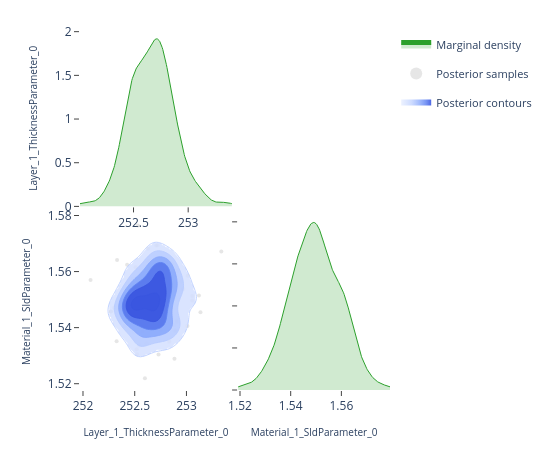

The notebook cell saved with this chart:
### Code cell
# ---- Pairwise focus: thickness vs SLD ---------------------------------------
# A 2-parameter corner plot zooms in on the joint posterior for a specific
# pair.  This is the same view the EasyReflectometryApp's "2D Heatmap"
# sub-tab uses to inspect parameter degeneracies.


params_of_interest = ['Layer_1_ThicknessParameter_0', 'Material_1_SldParameter_0']
idx = [posterior.param_names.index(p) for p in params_of_interest]
subset_draws = np.asarray(posterior.draws)[:, idx]

fig = plot_corner(subset_draws, params_of_interest)
fig.show()

### Figure 1 — Plotly figure (JSON) as saved in the notebook; plotly's stock layout.template omitted (floating-point values rounded to 4 significant figures; data arrays with more than 128 entries replaced by an {"elided": "..."} marker saying what was removed)
{"data": [{"fill": "tozeroy", "fillcolor": "rgba(44, 160, 44, 0.22)", "hoverinfo": "skip", "legendgroup": "marginal", "line": {"color": "rgb(44, 160, 44)", "width": 1}, "mode": "lines", "name": "Marginal density", "showlegend": true, "type": "scatter", "x": {"elided": "256 float values"}, "xaxis": "x", "y": {"elided": "256 float values"}, "yaxis": "y"}, {"hoverinfo": "skip", "legendgroup": "scatter", "marker": {"color": "rgba(140, 140, 140, 0.22)", "size": 4}, "mode": "markers", "name": "Posterior samples", "showlegend": true, "type": "scatter", "x": [252.5, 252.8, 252.8, 253.3, 253.0, 252.5, 252.6, 252.5, 252.8, 252.4, 252.8, 252.7, 252.4, 252.9, 252.6, 252.6, 252.4, 252.6, 252.7, 252.7, 252.8, 252.7, 252.6, 252.7, 252.9, 253.1, 252.5, 252.9, 252.5, 252.7, 252.5, 252.8, 252.6, 252.4, 252.5, 252.8, 252.7, 252.6, 252.5, 252.8, 252.7, 252.7, 252.7, 252.7, 252.7, 252.9, 252.7, 252.5, 253.1, 252.9, 252.8, 252.6, 252.4, 252.5, 252.8, 252.8, 252.6, 253.1, 252.5, 252.5, 252.6, 252.8, 252.9, 252.7, 252.5, 252.3, 252.7, 252.8, 252.5, 252.5, 253.0, 252.6, 252.4, 252.4, 252.6, 253.1, 252.7, 252.4, 252.3, 252.6, 252.5, 252.7, 252.9, 252.8, 252.6, 252.9, 252.7, 252.7, 252.5, 252.6, 252.7, 252.5, 252.8, 252.7, 252.6, 252.6, 252.6, 253.0, 252.9, 252.6, 252.8, 252.6, 252.8, 252.9, 252.9, 252.1, 252.8, 252.8, 252.5, 252.3, 252.3, 252.6, 252.7, 252.4, 252.7, 253.0, 252.6, 252.8, 252.3, 252.4], "xaxis": "x3", "y": [1.562, 1.561, 1.546, 1.567, 1.558, 1.552, 1.547, 1.576, 1.548, 1.544, 1.54, 1.569, 1.549, 1.563, 1.544, 1.551, 1.541, 1.552, 1.549, 1.548, 1.563, 1.553, 1.542, 1.542, 1.539, 1.551, 1.548, 1.551, 1.53, 1.53, 1.54, 1.553, 1.538, 1.543, 1.546, 1.54, 1.55, 1.539, 1.552, 1.563, 1.56, 1.561, 1.543, 1.569, 1.556, 1.56, 1.551, 1.557, 1.551, 1.542, 1.539, 1.564, 1.549, 1.548, 1.56, 1.558, 1.544, 1.545, 1.546, 1.547, 1.557, 1.547, 1.529, 1.543, 1.55, 1.564, 1.551, 1.554, 1.532, 1.548, 1.554, 1.545, 1.548, 1.543, 1.568, 1.55, 1.56, 1.554, 1.546, 1.557, 1.538, 1.561, 1.541, 1.553, 1.539, 1.539, 1.537, 1.561, 1.557, 1.553, 1.543, 1.549, 1.554, 1.547, 1.534, 1.561, 1.556, 1.541, 1.556, 1.522, 1.539, 1.552, 1.535, 1.542, 1.555, 1.557, 1.551, 1.548, 1.534, 1.535, 1.547, 1.55, 1.56, 1.562, 1.543, 1.556, 1.55, 1.562, 1.546, 1.551], "yaxis": "y3", "zorder": 0}, {"colorscale": [[0.0, "rgba(224, 233, 255, 0.62)"], [0.35, "rgba(183, 203, 255, 0.70)"], [0.6, "rgba(138, 169, 252, 0.78)"], [0.82, "rgba(96, 131, 242, 0.84)"], [1.0, "rgba(58, 86, 224, 0.90)"]], "connectgaps": false, "contours": {"coloring": "fill", "end": 62.03, "showlabels": false, "showlines": false, "size": 9.795, "start": 13.06}, "hoverinfo": "skip", "legendgroup": "contour", "name": "Posterior contours", "showlegend": true, "showscale": false, "type": "contour", "x": [252.0, 252.0, 252.0, 252.1, 252.1, 252.1, 252.1, 252.1, 252.2, 252.2, 252.2, 252.2, 252.2, 252.2, 252.3, 252.3, 252.3, 252.3, 252.3, 252.3, 252.4, 252.4, 252.4, 252.4, 252.4, 252.5, 252.5, 252.5, 252.5, 252.5, 252.5, 252.6, 252.6, 252.6, 252.6, 252.6, 252.6, 252.7, 252.7, 252.7, 252.7, 252.7, 252.7, 252.8, 252.8, 252.8, 252.8, 252.8, 252.9, 252.9, 252.9, 252.9, 252.9, 252.9, 253.0, 253.0, 253.0, 253.0, 253.0, 253.0, 253.1, 253.1, 253.1, 253.1, 253.1, 253.2, 253.2, 253.2, 253.2, 253.2, 253.2, 253.3, 253.3, 253.3, 253.3, 253.3, 253.3, 253.4, 253.4, 253.4], "xaxis": "x3", "y": [1.519, 1.52, 1.521, 1.522, 1.522, 1.523, 1.524, 1.525, 1.525, 1.526, 1.527, 1.528, 1.528, 1.529, 1.53, 1.531, 1.531, 1.532, 1.533, 1.534, 1.534, 1.535, 1.536, 1.537, 1.537, 1.538, 1.539, 1.54, 1.54, 1.541, 1.542, 1.543, 1.544, 1.544, 1.545, 1.546, 1.547, 1.547, 1.548, 1.549, 1.55, 1.55, 1.551, 1.552, 1.553, 1.553, 1.554, 1.555, 1.556, 1.556, 1.557, 1.558, 1.559, 1.559, 1.56, 1.561, 1.562, 1.562, 1.563, 1.564, 1.565, 1.566, 1.566, 1.567, 1.568, 1.569, 1.569, 1.57, 1.571, 1.572, 1.572, 1.573, 1.574, 1.575, 1.575, 1.576, 1.577, 1.578, 1.578, 1.579], "yaxis": "y3", "z": {"elided": "80x80 float values"}, "zmax": 62.03, "zmin": 13.06, "zorder": 1}, {"colorscale": [[0.0, "rgba(183, 203, 255, 0.94)"], [0.35, "rgba(183, 203, 255, 0.94)"], [0.35, "rgba(138, 169, 252, 0.95)"], [0.6, "rgba(138, 169, 252, 0.95)"], [0.6, "rgba(96, 131, 242, 0.96)"], [0.82, "rgba(96, 131, 242, 0.96)"], [0.82, "rgba(58, 86, 224, 0.98)"], [1.0, "rgba(58, 86, 224, 0.98)"]], "contours": {"coloring": "lines", "end": 62.03, "showlabels": false, "size": 9.795, "start": 13.06}, "hoverinfo": "skip", "legendgroup": "contour", "line": {"width": 0.9}, "showlegend": false, "showscale": false, "type": "contour", "x": [252.0, 252.0, 252.0, 252.1, 252.1, 252.1, 252.1, 252.1, 252.2, 252.2, 252.2, 252.2, 252.2, 252.2, 252.3, 252.3, 252.3, 252.3, 252.3, 252.3, 252.4, 252.4, 252.4, 252.4, 252.4, 252.5, 252.5, 252.5, 252.5, 252.5, 252.5, 252.6, 252.6, 252.6, 252.6, 252.6, 252.6, 252.7, 252.7, 252.7, 252.7, 252.7, 252.7, 252.8, 252.8, 252.8, 252.8, 252.8, 252.9, 252.9, 252.9, 252.9, 252.9, 252.9, 253.0, 253.0, 253.0, 253.0, 253.0, 253.0, 253.1, 253.1, 253.1, 253.1, 253.1, 253.2, 253.2, 253.2, 253.2, 253.2, 253.2, 253.3, 253.3, 253.3, 253.3, 253.3, 253.3, 253.4, 253.4, 253.4], "xaxis": "x3", "y": [1.519, 1.52, 1.521, 1.522, 1.522, 1.523, 1.524, 1.525, 1.525, 1.526, 1.527, 1.528, 1.528, 1.529, 1.53, 1.531, 1.531, 1.532, 1.533, 1.534, 1.534, 1.535, 1.536, 1.537, 1.537, 1.538, 1.539, 1.54, 1.54, 1.541, 1.542, 1.543, 1.544, 1.544, 1.545, 1.546, 1.547, 1.547, 1.548, 1.549, 1.55, 1.55, 1.551, 1.552, 1.553, 1.553, 1.554, 1.555, 1.556, 1.556, 1.557, 1.558, 1.559, 1.559, 1.56, 1.561, 1.562, 1.562, 1.563, 1.564, 1.565, 1.566, 1.566, 1.567, 1.568, 1.569, 1.569, 1.57, 1.571, 1.572, 1.572, 1.573, 1.574, 1.575, 1.575, 1.576, 1.577, 1.578, 1.578, 1.579], "yaxis": "y3", "z": {"elided": "80x80 float values"}, "zmax": 62.03, "zmin": 13.06, "zorder": 2}, {"fill": "tozeroy", "fillcolor": "rgba(44, 160, 44, 0.22)", "hoverinfo": "skip", "legendgroup": "marginal", "line": {"color": "rgb(44, 160, 44)", "width": 1}, "mode": "lines", "name": "Marginal density", "showlegend": false, "type": "scatter", "x": {"elided": "256 float values"}, "xaxis": "x4", "y": {"elided": "256 float values"}, "yaxis": "y4"}], "layout": {"height": 450, "legend": {"font": {"size": 11}, "itemsizing": "constant", "orientation": "v", "x": 1.02, "xanchor": "left", "y": 1.0, "yanchor": "top"}, "margin": {"b": 60, "l": 80, "r": 160, "t": 30}, "plot_bgcolor": "white", "showlegend": true, "width": 550, "xaxis": {"anchor": "y", "domain": [0.0, 0.49], "showgrid": false, "ticks": "outside", "zeroline": false}, "xaxis2": {"anchor": "y2", "domain": [0.51, 1.0], "showgrid": false, "ticks": "outside", "visible": false, "zeroline": false}, "xaxis3": {"anchor": "y3", "domain": [0.0, 0.49], "showgrid": false, "ticks": "outside", "title": {"font": {"size": 10}, "text": "Layer_1_ThicknessParameter_0"}, "zeroline": false}, "xaxis4": {"anchor": "y4", "domain": [0.51, 1.0], "showgrid": false, "ticks": "outside", "title": {"font": {"size": 10}, "text": "Material_1_SldParameter_0"}, "zeroline": false}, "yaxis": {"anchor": "x", "domain": [0.51, 1.0], "showgrid": false, "ticks": "outside", "title": {"font": {"size": 10}, "text": "Layer_1_ThicknessParameter_0"}, "zeroline": false}, "yaxis2": {"anchor": "x2", "domain": [0.51, 1.0], "showgrid": false, "ticks": "outside", "visible": false, "zeroline": false}, "yaxis3": {"anchor": "x3", "domain": [0.0, 0.49], "showgrid": false, "ticks": "outside", "title": {"font": {"size": 10}, "text": "Material_1_SldParameter_0"}, "zeroline": false}, "yaxis4": {"anchor": "x4", "domain": [0.0, 0.49], "showgrid": false, "showticklabels": false, "ticks": "outside", "zeroline": false}}}
